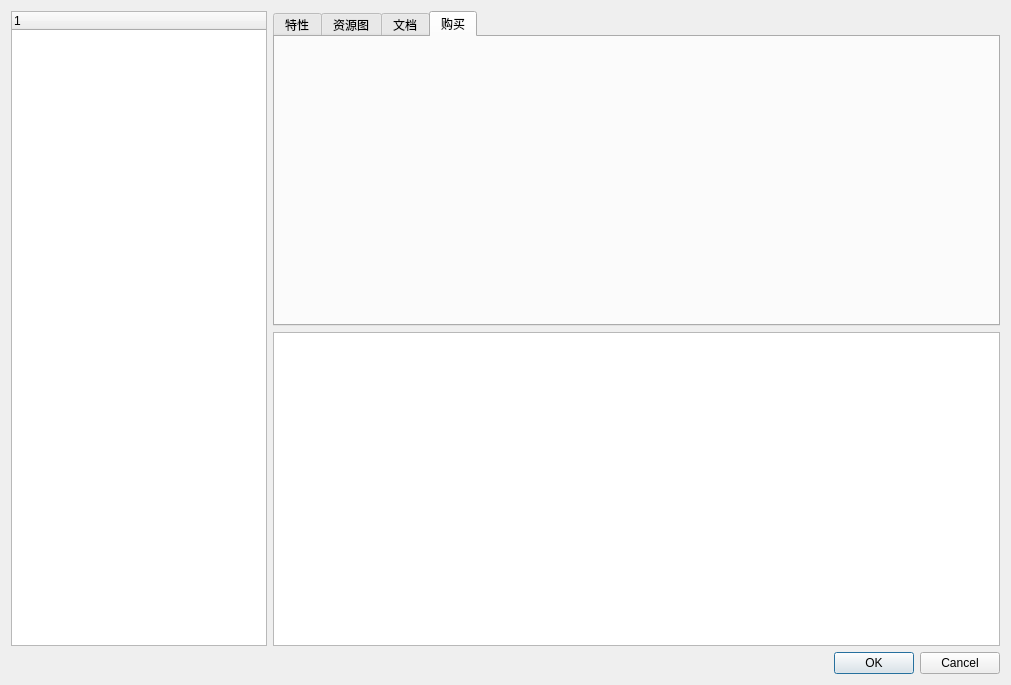
<?xml version="1.0" encoding="UTF-8"?>
<ui version="4.0">
 <class>CDialog_choose_board</class>
 <widget class="QDialog" name="CDialog_choose_board">
  <property name="geometry">
   <rect>
    <x>0</x>
    <y>0</y>
    <width>1011</width>
    <height>685</height>
   </rect>
  </property>
  <property name="windowTitle">
   <string>Dialog</string>
  </property>
  <layout class="QGridLayout" name="gridLayout">
   <item row="0" column="0" rowspan="2">
    <widget class="QTreeWidget" name="treeWidget">
     <property name="sizePolicy">
      <sizepolicy hsizetype="Minimum" vsizetype="Expanding">
       <horstretch>0</horstretch>
       <verstretch>0</verstretch>
      </sizepolicy>
     </property>
     <column>
      <property name="text">
       <string notr="true">1</string>
      </property>
     </column>
    </widget>
   </item>
   <item row="0" column="1">
    <widget class="QTabWidget" name="tabWidget">
     <property name="currentIndex">
      <number>3</number>
     </property>
     <widget class="QWidget" name="tab">
      <attribute name="title">
       <string>特性</string>
      </attribute>
     </widget>
     <widget class="QWidget" name="tab_2">
      <attribute name="title">
       <string>资源图</string>
      </attribute>
     </widget>
     <widget class="QWidget" name="tab_3">
      <attribute name="title">
       <string>文档</string>
      </attribute>
     </widget>
     <widget class="QWidget" name="tab_4">
      <attribute name="title">
       <string>购买</string>
      </attribute>
     </widget>
    </widget>
   </item>
   <item row="1" column="1">
    <widget class="QTableWidget" name="tableWidget"/>
   </item>
   <item row="2" column="0" colspan="2">
    <widget class="QDialogButtonBox" name="buttonBox">
     <property name="orientation">
      <enum>Qt::Horizontal</enum>
     </property>
     <property name="standardButtons">
      <set>QDialogButtonBox::Cancel|QDialogButtonBox::Ok</set>
     </property>
    </widget>
   </item>
  </layout>
 </widget>
 <resources/>
 <connections>
  <connection>
   <sender>buttonBox</sender>
   <signal>accepted()</signal>
   <receiver>CDialog_choose_board</receiver>
   <slot>accept()</slot>
   <hints>
    <hint type="sourcelabel">
     <x>248</x>
     <y>254</y>
    </hint>
    <hint type="destinationlabel">
     <x>157</x>
     <y>274</y>
    </hint>
   </hints>
  </connection>
  <connection>
   <sender>buttonBox</sender>
   <signal>rejected()</signal>
   <receiver>CDialog_choose_board</receiver>
   <slot>reject()</slot>
   <hints>
    <hint type="sourcelabel">
     <x>316</x>
     <y>260</y>
    </hint>
    <hint type="destinationlabel">
     <x>286</x>
     <y>274</y>
    </hint>
   </hints>
  </connection>
 </connections>
</ui>
